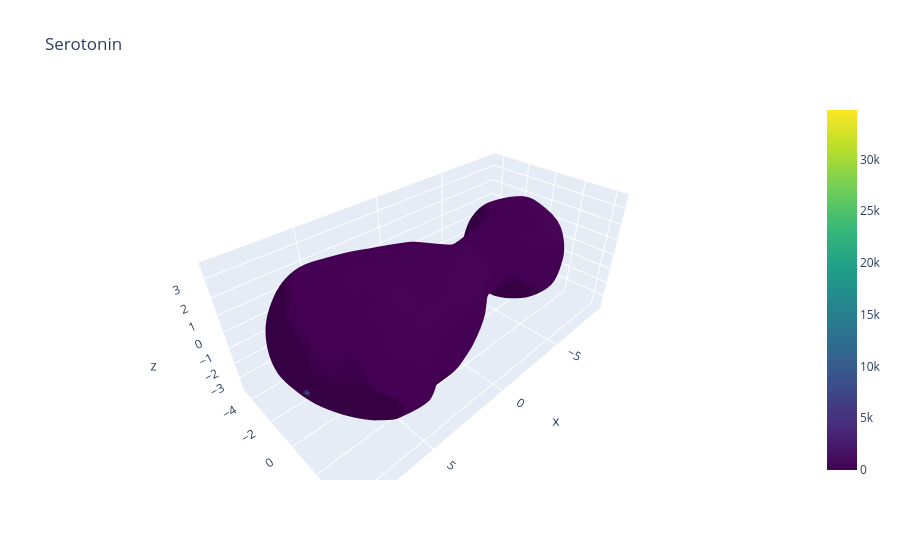

The cell this chart's notebook holds for it:
### Markdown cell above
Extracting the fate marker intensity fields - the binary fields (0/1 indicating whether a cell is positive for a given expression) will be computed after coarse-graining.

### Code cell
print(m.field_names)

cell_label_field, vertex_markers, marker_names = extract_markers(m, annotation_names)

print(marker_names)

plot_idx = 8
fig = go.Figure(data=[
    go.Mesh3d(
        x=m.v[:,0], y=m.v[:,1], z=m.v[:,2],
        i=m.f[:,0], j=m.f[:,1], k=m.f[:,2],
        intensity=vertex_markers[:,plot_idx],
        colorscale='Viridis',
        showscale=True,   # adds colorbar
        name="Surface"
    )
])

fig.update_layout(
    scene=dict(aspectmode='data'),
    title=marker_names[plot_idx],
)

fig.show()

### Figure 1 — Plotly figure (JSON) as saved in the notebook; plotly's stock layout.template omitted (floating-point values rounded to 4 significant figures; data arrays with more than 128 entries replaced by an {"elided": "..."} marker saying what was removed)
{"data": [{"colorscale": [[0, "#440154"], [0.1111, "#482878"], [0.2222, "#3e4989"], [0.3333, "#31688e"], [0.4444, "#26828e"], [0.5556, "#1f9e89"], [0.6667, "#35b779"], [0.7778, "#6ece58"], [0.8889, "#b5de2b"], [1, "#fde725"]], "i": {"elided": "35998 int values"}, "intensity": {"elided": "18001 float values"}, "j": {"elided": "35998 int values"}, "k": {"elided": "35998 int values"}, "name": "Surface", "showscale": true, "type": "mesh3d", "x": {"elided": "18001 float values"}, "y": {"elided": "18001 float values"}, "z": {"elided": "18001 float values"}}], "layout": {"scene": {"aspectmode": "data"}, "title": {"text": "Serotonin"}}}
